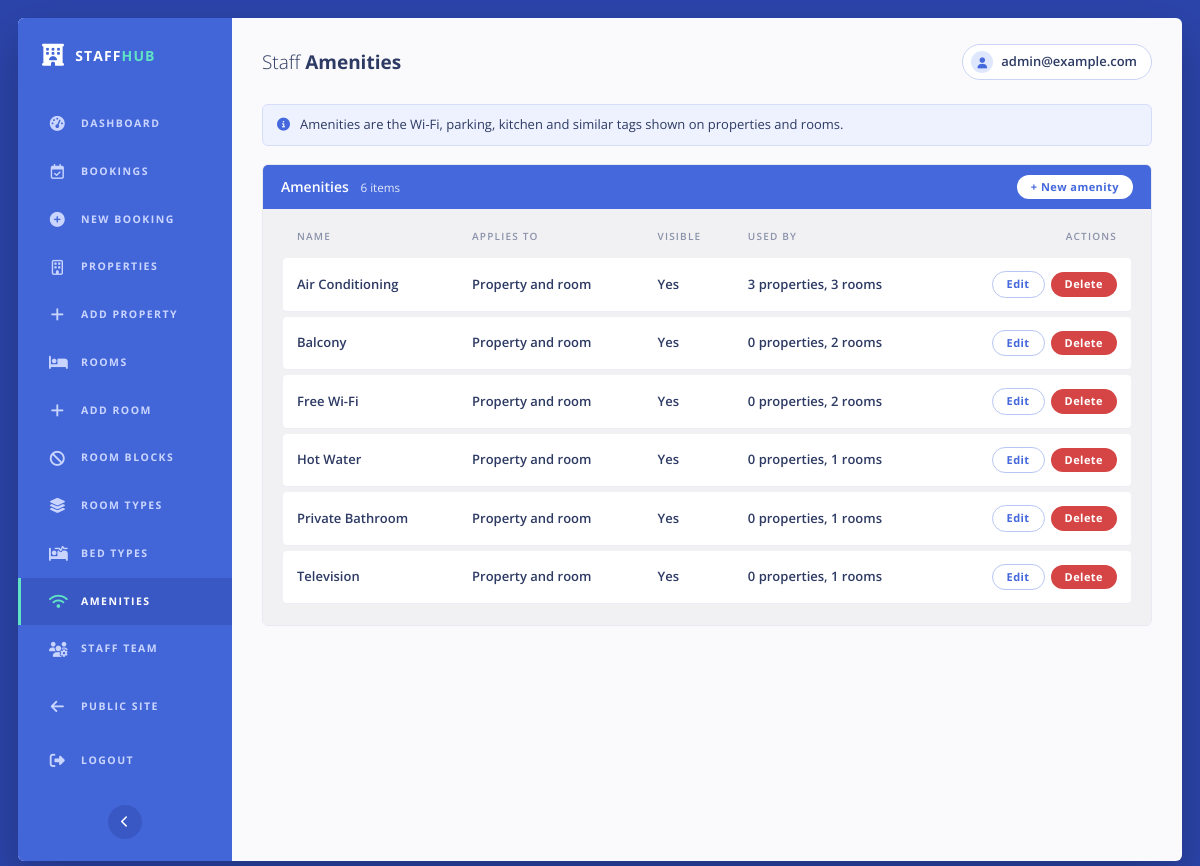
The page /staff/catalogue/amenities/ (signed in) on the database its author committed.
### accounts/models.py (models this page shows, shortened)
class User(AbstractUser):
    email = models.EmailField("email address", unique=True)
    phone = models.CharField(max_length=20, blank=True)

### properties/models.py (models this page shows, shortened)
class Amenity(TimeStampedModel):
    class Scope(models.TextChoices):
        PROPERTY = "PROPERTY", "Property"
        ROOM = "ROOM", "Room"
        BOTH = "BOTH", "Property and room"
    name = models.CharField(max_length=100, unique=True)
    scope = models.CharField(max_length=10, choices=Scope.choices, default=Scope.BOTH)
    icon = models.CharField(max_length=50, blank=True, help_text="CSS icon class, optional")
    is_active = models.BooleanField(default=True)
    class Meta:
        verbose_name_plural = "amenities"
        ordering = ["name"]

### backoffice/catalog.py (the view)
# urls.py: path("catalogue/amenities/", catalog.AmenityList.as_view(), name="staff_amenities"),
class AmenityList(ManagerRequiredMixin, RowsListView):
    title, new_name, new_label = "Amenities", "staff_amenity_new", "New amenity"
    edit_name, delete_name = "staff_amenity_edit", "staff_amenity_delete"
    headers = ("Name", "Applies to", "Visible", "Used by")
    hint = "Amenities are the Wi-Fi, parking, kitchen and similar tags shown on properties and rooms."
    def get_queryset(self):
        return Amenity.objects.annotate(n_prop=Count("properties", distinct=True),
                                        n_room=Count("rooms", distinct=True)).order_by("name")
    def row(self, o):
        return [o.name, o.get_scope_display(), "Yes" if o.is_active else "Hidden",
                f"{o.n_prop} properties, {o.n_room} rooms"]

### accounts/access.py (called while the page is built)
def _active(user):
    return bool(user is not None and getattr(user, "is_authenticated", False) and user.is_active)

def is_staff_member(user, min_role=Role.RECEPTIONIST):
    if not _active(user):
        return False
    return user.is_superuser or properties_with_role(user, min_role).exists()

### backoffice/catalog.py (called while the page is built)
    def can_delete(self, user):
        return user.is_superuser

    def get_context_data(self, **kwargs):
        ctx = super().get_context_data(**kwargs)
        deletable = self.can_delete(self.request.user)
        ctx["rows"] = [{
            "cells": self.row(o),
            "edit": reverse(self.edit_name, args=[o.pk]) if self.edit_name else "",
            "delete": reverse(self.delete_name, args=[o.pk]) if self.delete_name and deletable else "",
        } for o in ctx["object_list"]]
        ctx.update(title=self.title, headers=self.headers, new_url=reverse(self.new_name),
                   new_label=self.new_label, empty=self.empty, hint=self.hint)
        return ctx

### backoffice/views.py (called while the page is built)
    def dispatch(self, request, *args, **kwargs):
        if request.user.is_authenticated and not is_staff_member(request.user, Role.MANAGER):
            raise PermissionDenied
        return super().dispatch(request, *args, **kwargs)

### templates/backoffice/catalog_list.html (shortened to what this page needs)
{% extends "backoffice/base.html" %}
{% block heading %}{{ title }}{% endblock %}
{% block content %}
{% if hint %}<p class="note"><i class="fa-solid fa-circle-info"></i><span>{{ hint }}</span></p>{% endif %}
<section class="panel box">
  <div class="bar" style="margin-top:0;border-radius:0">
    <span>{{ title }} <small>{{ rows|length }} item{{ rows|length|pluralize }}</small></span>
    <a class="btn sec" href="{{ new_url }}">+ {{ new_label }}</a>
  </div>
  <div class="table-wrap">
    <table>
      <thead>
        <tr>
          {% for h in headers %}<th>{{ h }}</th>{% endfor %}
          <th class="right">Actions</th>
        </tr>
      </thead>
      <tbody>
        {% for r in rows %}
        <tr>
          {% for c in r.cells %}<td>{{ c }}</td>{% endfor %}
          <td>
            <div class="row-actions">
              {% if r.edit %}<a class="btn sec" href="{{ r.edit }}">Edit</a>{% endif %}
              {% if r.delete %}
              <form method="post" action="{{ r.delete }}" onsubmit="return confirm('Delete this item? This cannot be undone.')">
                {% csrf_token %}<button type="submit" class="danger">Delete</button>
              </form>
              {% endif %}
            </div>
          </td>
        </tr>
        {% empty %}
        <tr><td colspan="{{ headers|length|add:1 }}" class="muted" style="text-align:center;padding:22px">{{ empty }}</td></tr>
        {% endfor %}
      </tbody>
    </table>
  </div>
</section>
{% endblock %}

### templates/backoffice/base.html (shortened to what this page needs)
<!doctype html>
<html lang="en">
<head>
<link rel="stylesheet" href="https://cdnjs.cloudflare.com/ajax/libs/font-awesome/6.4.0/css/all.min.css">
</head>
<body>
<div class="shell" id="shell">
  <aside class="side">
    <div class="brand"><i class="fa-solid fa-hotel"></i><span>STAFF<b>HUB</b></span></div>
    {% with n=request.resolver_match.url_name %}
    <nav class="staff-nav" aria-label="Staff navigation">
      <a href="{% url 'staff_dashboard' %}" class="{% if n == 'staff_dashboard' %}on{% endif %}"><i class="fa-solid fa-gauge-high"></i><span class="lbl">Dashboard</span></a>
      <a href="{% url 'staff_bookings' %}" class="{% if n == 'staff_bookings' or n == 'staff_booking_detail' or n == 'staff_booking_action' %}on{% endif %}"><i class="fa-regular fa-calendar-check"></i><span class="lbl">Bookings</span></a>
      <a href="{% url 'staff_new_booking' %}" class="{% if n == 'staff_new_booking' %}on{% endif %}"><i class="fa-solid fa-circle-plus"></i><span class="lbl">New booking</span></a>
      <a href="{% url 'staff_properties' %}" class=""><i class="fa-regular fa-building"></i><span class="lbl">Properties</span></a>
      <a href="{% url 'staff_property_new' %}" class="{% if n == 'staff_property_new' %}on{% endif %}"><i class="fa-solid fa-plus"></i><span class="lbl">Add property</span></a>
      <a href="{% url 'staff_rooms' %}" class=""><i class="fa-solid fa-bed"></i><span class="lbl">Rooms</span></a>
      <a href="{% url 'staff_room_new' %}" class="{% if n == 'staff_room_new' %}on{% endif %}"><i class="fa-solid fa-plus"></i><span class="lbl">Add room</span></a>
      <a href="{% url 'staff_blocks' %}" class="{% if n == 'staff_blocks' or n == 'staff_block_new' %}on{% endif %}"><i class="fa-solid fa-ban"></i><span class="lbl">Room blocks</span></a>
      <a href="{% url 'staff_roomtypes' %}" class="{% if n == 'staff_roomtypes' or n == 'staff_roomtype_new' or n == 'staff_roomtype_edit' %}on{% endif %}"><i class="fa-solid fa-layer-group"></i><span class="lbl">Room types</span></a>
      <a href="{% url 'staff_bedtypes' %}" class="{% if n == 'staff_bedtypes' or n == 'staff_bedtype_new' or n == 'staff_bedtype_edit' %}on{% endif %}"><i class="fa-solid fa-bed-pulse"></i><span class="lbl">Bed types</span></a>
      <a href="{% url 'staff_amenities' %}" class="{% if n == 'staff_amenities' or n == 'staff_amenity_new' or n == 'staff_amenity_edit' %}on{% endif %}"><i class="fa-solid fa-wifi"></i><span class="lbl">Amenities</span></a>
      {% if user.is_superuser %}
      <a href="{% url 'staff_team' %}" class="{% if n == 'staff_team' or n == 'staff_team_new' or n == 'staff_team_edit' %}on{% endif %}"><i class="fa-solid fa-users-gear"></i><span class="lbl">Staff team</span></a>
      {% endif %}
    </nav>
    {% endwith %}
    <div class="side-foot">
      <a href="{% url 'home' %}" class="navbtn" style="text-decoration:none"><i class="fa-solid fa-arrow-left"></i><span class="lbl">Public site</span></a>
      <form method="post" action="{% url 'logout' %}">{% csrf_token %}
        <button type="submit" class="navbtn"><i class="fa-solid fa-right-from-bracket"></i><span class="lbl">Logout</span></button>
      </form>
      <button type="button" class="collapse" id="collapse-btn" aria-label="Collapse menu"><i class="fa-solid fa-chevron-left"></i></button>
    </div>
  </aside>
  <div class="main">
    <header class="top">
      <span class="title">Staff <strong>{% block heading %}{% endblock %}</strong></span>
      <div class="who">
        <span class="av"><i class="fa-solid fa-user"></i></span>
        <span>{{ user.email|default:user.username }}</span>
      </div>
    </header>
    <main class="content">
      {% block content %}{% endblock %}
    </main>
  </div>
</div>
</body>
</html>

### templates/backoffice/base.html (style rules this page uses)
:root { --frame:#2c45ab; --side:#4265d8; --side-dark:#3a58c4; --accent:#5fe3c4; --blue:#4568dc; --sky:#7fc6f4; --cyan:#62dfe0; --mint:#5fd5ae; --bg:#faf9fb; --grey:#f1f0f2; --line:#e8eaf2; --text:#2d3a63; --muted:#8a93ab; --red:#d64545; --green:#2f9e6b; }
* { box-sizing:border-box;margin:0;padding:0 }
body { font-family:'Open Sans',Arial,sans-serif;background:var(--frame);color:var(--text);font-size:14px;line-height:1.5;padding:18px }
a { color:var(--blue);text-decoration:none }
.shell { display:flex;min-height:calc(100vh - 36px);border-radius:6px;overflow:hidden;background:var(--bg);box-shadow:0 20px 50px rgba(0,0,0,.25) }
.side { width:214px;background:var(--side);color:#fff;display:flex;flex-direction:column;flex-shrink:0;transition:width .2s ease }
.brand { display:flex;align-items:center;gap:10px;padding:26px 24px 34px;font-weight:700;letter-spacing:.08em;font-size:14px;white-space:nowrap }
.brand i { font-size:22px }
.brand b { color:var(--accent) }
.side nav.staff-nav { display:flex;flex-direction:column;flex:1;min-width:0 }
.side nav.staff-nav a,.side .navbtn { display:flex;align-items:center;gap:14px;padding:16px 28px;color:#c9d5ff;font-size:10.5px;font-weight:700;letter-spacing:.14em;text-transform:uppercase;white-space:nowrap;border-left:3px solid transparent;background:none;border-top:0;border-right:0;border-bottom:0;width:100%;text-align:left;cursor:pointer;border-radius:0;font-family:inherit }
.side nav.staff-nav a i,.side .navbtn i { font-size:15px;width:18px;text-align:center }
.side nav.staff-nav a.on { background:var(--side-dark);color:#fff;border-left-color:var(--accent) }
.side nav.staff-nav a.on i { color:var(--accent) }
.side-foot { padding:10px 0 22px;display:flex;flex-direction:column;gap:6px }
.side-foot form { display:block }
.collapse { margin:14px auto 0;width:34px;height:34px;border-radius:50%;border:0;background:var(--side-dark);color:#fff;display:flex;align-items:center;justify-content:center;cursor:pointer;padding:0 }
.collapse i { transition:transform .2s }
.main { flex:1;min-width:0;display:flex;flex-direction:column }
.top { display:flex;justify-content:space-between;align-items:center;gap:12px;flex-wrap:wrap;padding:26px 30px 8px }
.top .title { font-size:19px;font-weight:300;color:var(--text) }
.top .title strong { font-weight:700 }
.who { display:flex;align-items:center;gap:8px;border:1px solid #c9d3f5;border-radius:999px;padding:6px 14px 6px 8px;background:#fff;font-size:13px;font-weight:600;color:var(--text);overflow-wrap:anywhere }
.who .av { width:22px;height:22px;border-radius:50%;background:#dfe7ff;color:var(--blue);display:flex;align-items:center;justify-content:center;font-size:11px }
.content { padding:16px 30px 34px;max-width:1400px;width:100% }
button,.btn { font:inherit;font-weight:700;font-size:12px;letter-spacing:.04em;border:0;border-radius:999px;padding:9px 20px;cursor:pointer;background:var(--blue);color:#fff;display:inline-block }
.btn.sec,button.sec { background:#fff;color:var(--blue);border:1px solid #b9c6f3 }
button.danger { background:var(--red) }
.card,.panel { background:#fff;border:1px solid var(--line);border-radius:6px;padding:22px;margin-bottom:22px }
.bar { display:flex;justify-content:space-between;align-items:center;gap:10px;flex-wrap:wrap;background:var(--blue);color:#fff;padding:10px 18px;border-radius:3px 3px 0 0;font-weight:600;font-size:14px;margin-top:6px }
.bar small { font-weight:400;opacity:.85;margin-left:8px }
.bar .btn.sec { padding:4px 14px;font-size:11px;background:#fff;color:var(--blue);border:0 }
.table-wrap { width:100%;overflow-x:auto;background:var(--grey);padding:6px 20px 16px }
.bar + .table-wrap { border-radius:0 0 3px 3px }
table { width:100%;border-collapse:separate;border-spacing:0 6px }
th { text-align:left;font-size:10px;font-weight:600;color:var(--muted);text-transform:uppercase;letter-spacing:.12em;padding:8px 14px }
td { background:#fff;padding:13px 14px;vertical-align:middle;font-size:13px;font-weight:600;box-shadow:0 1px 0 #eceef6 }
td:first-child { border-radius:4px 0 0 4px }
td:last-child { border-radius:0 4px 4px 0 }
.right { text-align:right }

### rows shown on the page
User: email "admin@example.com"
Amenity: cells "Air Conditioning"
Amenity: cells "Balcony"
Amenity: cells "Free Wi-Fi"
Amenity: cells "Hot Water"
Amenity: cells "Private Bathroom"
Amenity: cells "Television"

### other values the page prints
{{ title }} "Amenities"
{{ hint }} "Amenities are the Wi-Fi, parking, kitchen and similar tags shown on properties and rooms."
{{ rows|length }} "6"
{{ new_label }} "New amenity"
{{ h }} "NAME" "APPLIES TO" "VISIBLE" "USED BY"
{{ c }} "Property and room" "Yes" "3 properties, 3 rooms" "Property and room" "Yes" "0 properties, 2 rooms" "Property and room" "Yes" "0 properties, 2 rooms" "Property and room" "Yes" "0 properties, 1 rooms" "Property and room" "Yes" "0 properties, 1 rooms" "Property and room" "Yes" "0 properties, 1 rooms"
